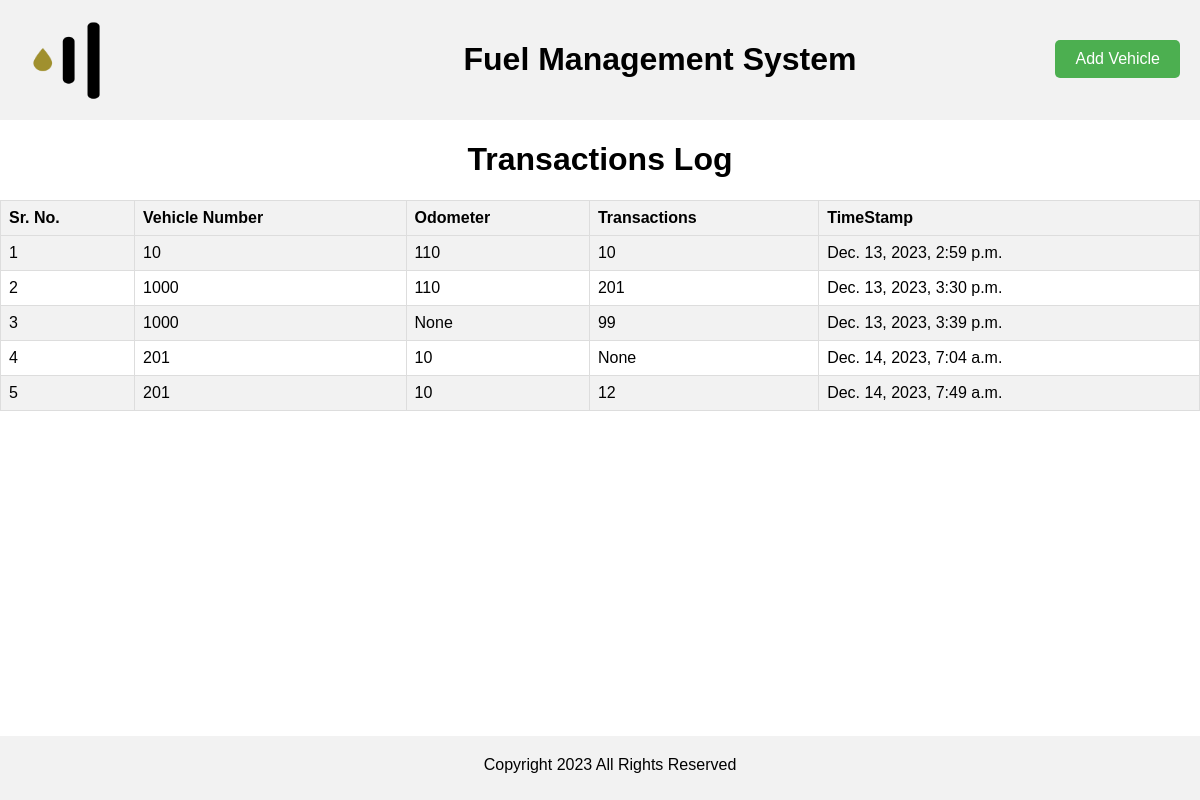
The app's page /transaction/, older data.
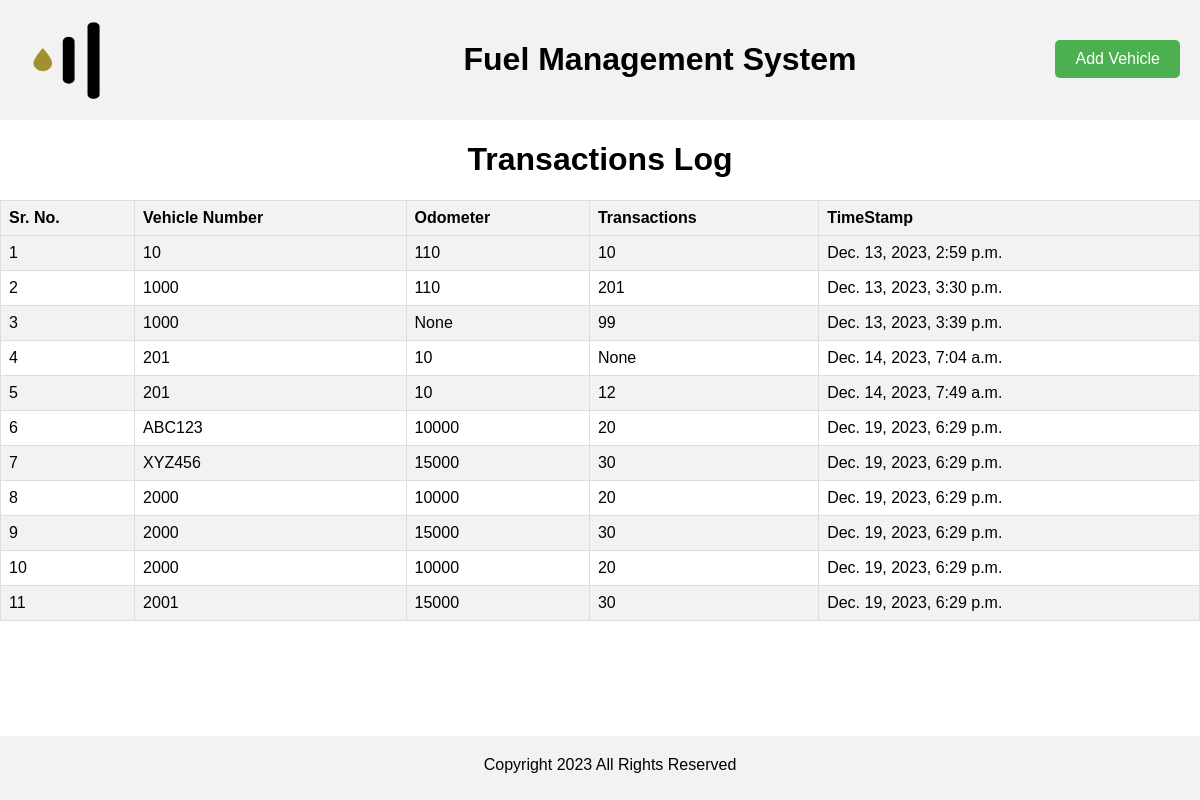
The same page, newer data.
### manager/models.py (models this page shows, shortened)
class transactions(models.Model):
    id = models.AutoField(primary_key=True)
    vehicleNumber = models.CharField(max_length=50)
    odometer = models.IntegerField(null=True)
    dispensedQuantity = models.IntegerField(null=True)
    timestamp = models.DateTimeField(auto_now_add=True)

### manager/views.py (the view)
# urls.py: path("transaction/", transaction.as_view(), name="transaction"),
class transaction(View):
    template_name = 'transaction.html'
    def get(self, request):
        vehicle_details = transactions.objects.all()
        return render(request, self.template_name, {'vehicle_details': vehicle_details})

### templates/transaction.html (shortened to what this page needs)
{% load static %}
<!DOCTYPE html>
<html>
<head>
</head>
<body>
    <div class="header">
        <img src="{% static 'icon.png' %}" width="100", height="80">
        <a class="add-transaction-button" href="{% url 'create' %}">Add Vehicle</a>
        <h1>Fuel Management System</h1>
    </div>
    <h1>Transactions Log</h1>
    <table>
        <tr>
            <th>Sr. No.</th>
            <th>Vehicle Number</th>
            <th>Odometer</th>
            <th>Transactions</th>
            <th>TimeStamp</th>
        </tr>
        {% for vehicles in vehicle_details %}
        <tr>
            <td>{{ vehicles.id }}</td>
            <td>{{ vehicles.vehicleNumber }}</td>
            <td>{{ vehicles.odometer }}</td>
            <td>{{ vehicles.dispensedQuantity }}</td>
            <td>{{ vehicles.timestamp }}</td>
        </tr>
        {% endfor %}
    </table>
    <div class="footer">
        <p style="text-align: center;">Copyright 2023 All Rights Reserved</p>
    </div>
</body>
</html>

### templates/transaction.html (style rules this page uses)
body { font-family: Arial, sans-serif; background-color: white; background-size: cover; background-position: center; text-align: center; margin: 0; padding: 0; }
.header { background-color: #f2f2f2; color: #fff; padding: 20px; }
.footer { background-color: #f2f2f2; color: black; padding: 10px; position: absolute; bottom: 0; width: 100%; text-align: justify; }
h1 { color: black; }
p { margin-top: 10px; }
a { text-decoration: none; color: #4CAF50; }
table { width: 100%; border-collapse: collapse; }
th, td { border: 1px solid #ddd; padding: 8px; text-align: left; }
th { background-color: #f2f2f2; }
tr:nth-child(even) { background-color: #f2f2f2; }
.add-transaction-button { position: absolute; top: 40px; right: 20px; color: white; background-color: #4CAF50; padding: 10px 20px; border-radius: 5px; text-decoration: none; }
.header img { float: left; margin-right: 20px; margin-top: 0px; }

Row changes from the older to the newer data that the page shows:
added transactions: id "6", vehicleNumber "ABC123", odometer "10000", dispensedQuantity "20", timestamp "Dec. 19, 2023, 6:29 p.m."
added transactions: id "7", vehicleNumber "XYZ456", odometer "15000", dispensedQuantity "30", timestamp "Dec. 19, 2023, 6:29 p.m."
added transactions: id "8", vehicleNumber "2000", odometer "10000", dispensedQuantity "20", timestamp "Dec. 19, 2023, 6:29 p.m."
added transactions: id "9", vehicleNumber "2000", odometer "15000", dispensedQuantity "30", timestamp "Dec. 19, 2023, 6:29 p.m."
added transactions: id "10", vehicleNumber "2000", odometer "10000", dispensedQuantity "20", timestamp "Dec. 19, 2023, 6:29 p.m."
added transactions: id "11", vehicleNumber "2001", odometer "15000", dispensedQuantity "30", timestamp "Dec. 19, 2023, 6:29 p.m."
